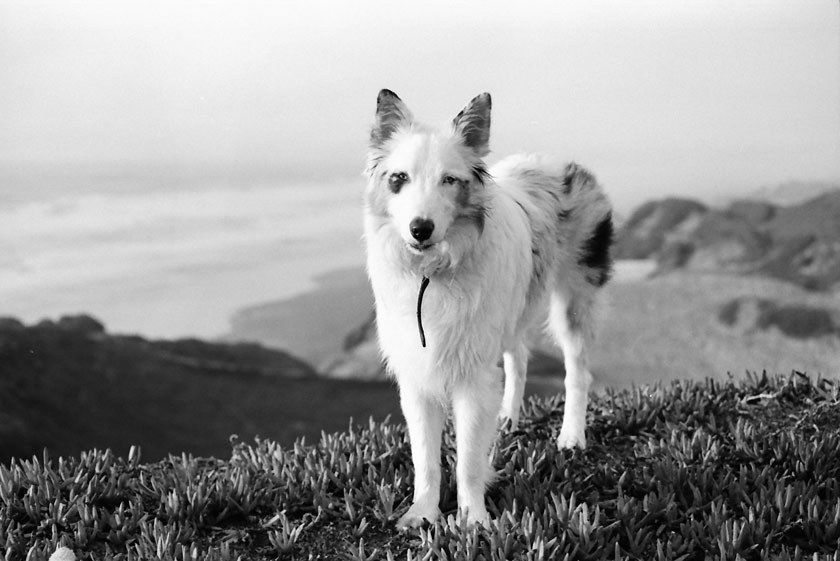
#> input picture dog.jpg, 840 x 561 px
$ python butterworth-low-pass.py
#> lines starting #> are read from the running program, lines starting #| are printed output that depends on the picture
from math import floor, sqrt, exp
from scipy import fftpack
import numpy as np
from PIL import Image


def readImage(path):
#> called with path = 'dog.jpg'
    img = Image.open(path)
#> img is the input picture: PIL image 840x561 RGB; min 0, max 255, mean 151.8
    return img


def shiftXY(npArr):
    rows, cols, m = npArr.shape
    for i in range(rows):
        for j in range(cols):
            for k in range(m):
                npArr[i][j][k] = npArr[i][j][k] * ((-1) ** (i + j + k))  # f(x,y) * (-1)^(x+y)
    return npArr


def butterworthLPF(image):
    npImage = np.array(image)
    cutoff = float(input("Enter cutoff radius:"))
#> the answer given: 3
    n = int(input("Enter order of filter:"))
#> the answer given: 3
    npImage = shiftXY(npImage)
#> after the loop in shiftXY, `for i in range(rows):`:
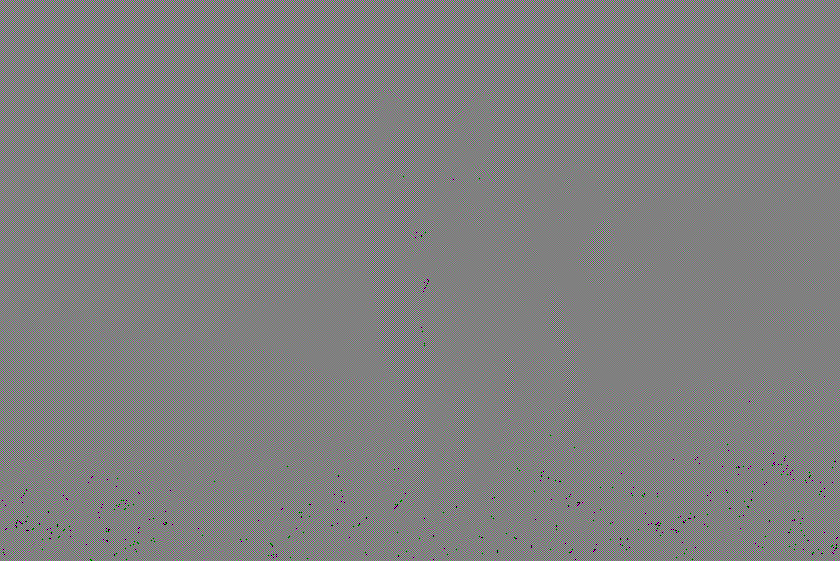
#> npArr: shape (561, 840, 3); mean R, G, B 127.9, 127.9, 127.9
    fft = fftpack.fftshift(fftpack.fft2(npImage))
    rows, cols, m = fft.shape
#> rows = 561; cols = 840; m = 3
    for i in range(rows):
        for j in range(cols):
            for k in range(m):
                duv = sqrt(i * i + j * j + k*k)
                lpf = 1 / (1 + (duv / cutoff) ** (2 * n))
                fft[i][j][k] = lpf * fft[i][j][k]
    ifft2 = np.real(fftpack.ifft2(fftpack.ifftshift(fft)))
    ifft2 = np.maximum(0, np.minimum(ifft2, 255))
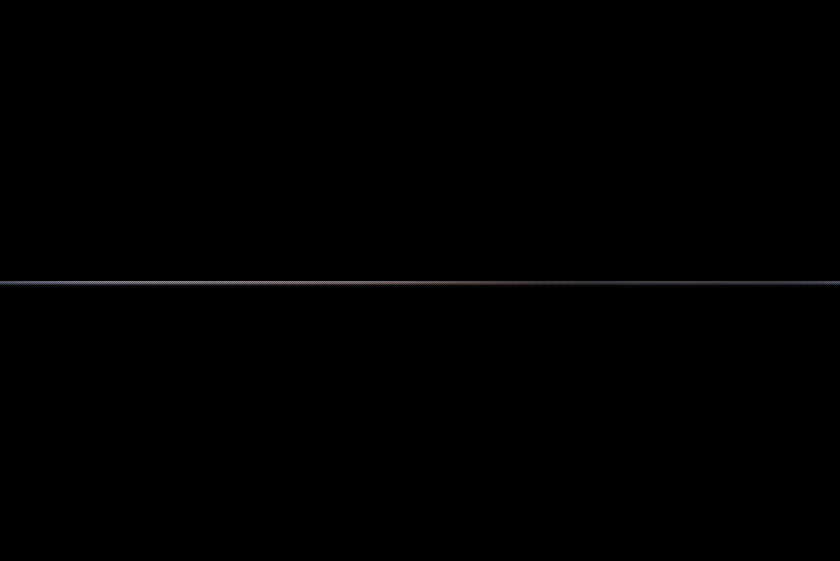
#> ifft2: shape (561, 840, 3) float64; mean of channels 0, 1, 2 0.1, 0.1, 0.1; drawn with min black and max white
    magnitude_spectrum = 20 * np.log(np.abs(ifft2))
#> magnitude_spectrum: shape (561, 840, 3) float64; 47.26% of the values are NaN or infinite; the others: min -761, max 81.51, mean -433.5
    magnitude_spectrum = shiftXY(magnitude_spectrum)
#> after the loop in shiftXY (call 2), `for i in range(rows):`: npArr: shape (561, 840, 3) float64; 47.26% of the values are NaN or infinite; the others: min -705.3, max 761, mean -107.6
    newImage = Image.fromarray(magnitude_spectrum.astype(np.uint8))
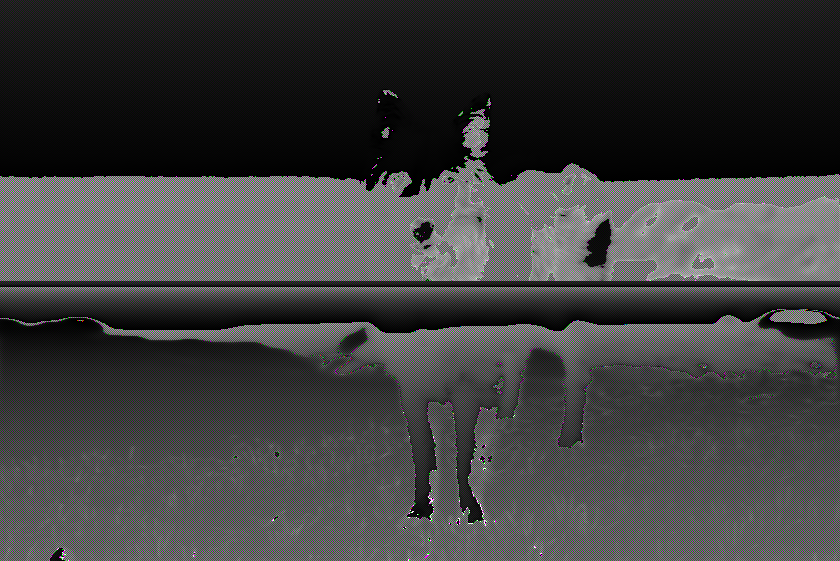
#> newImage: PIL image 840x561 RGB; mean R, G, B 63.4, 63.4, 63.4
    newImage.show()


if __name__ == '__main__':
    im = readImage("dog.jpg")
    butterworthLPF(im)
